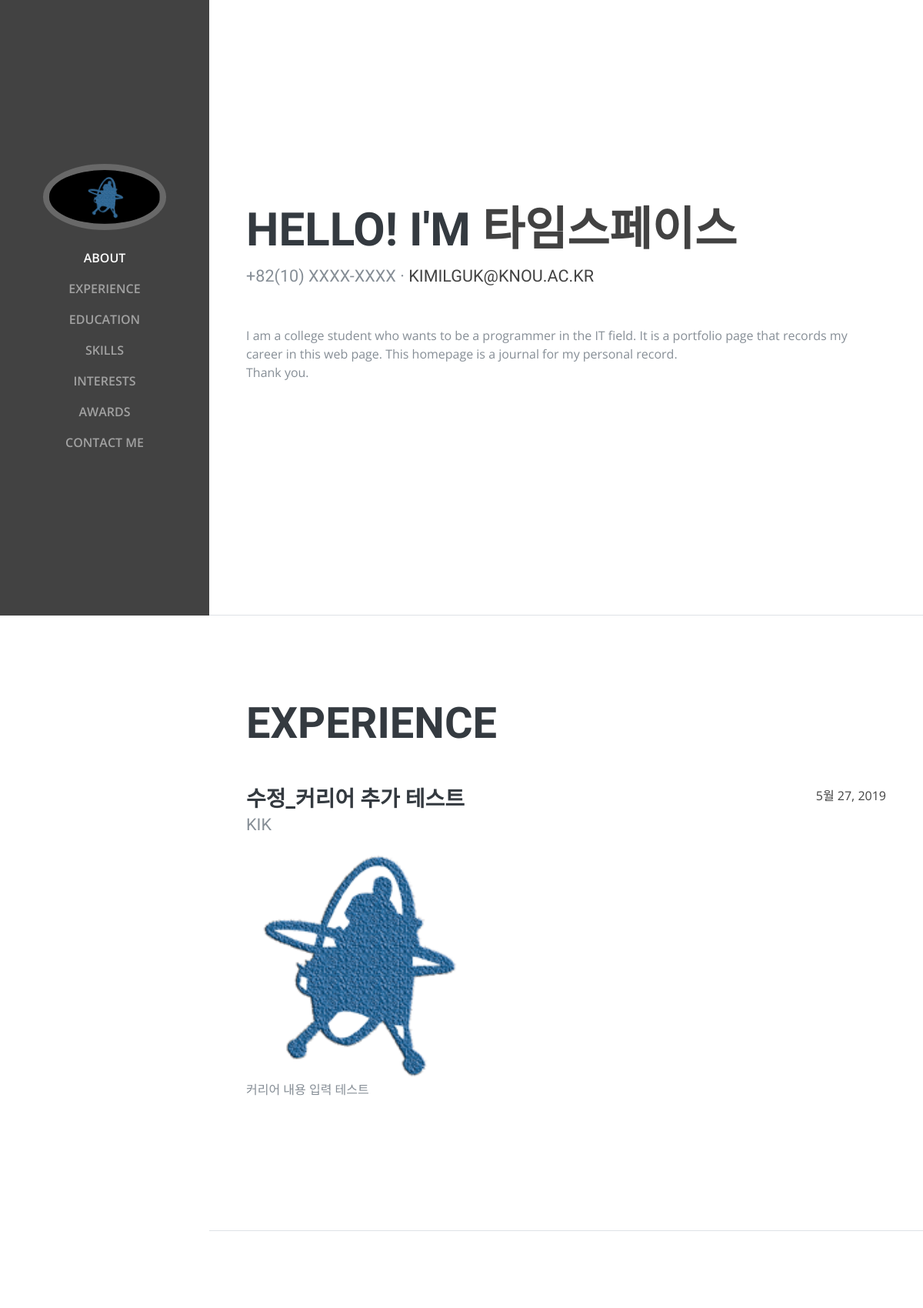
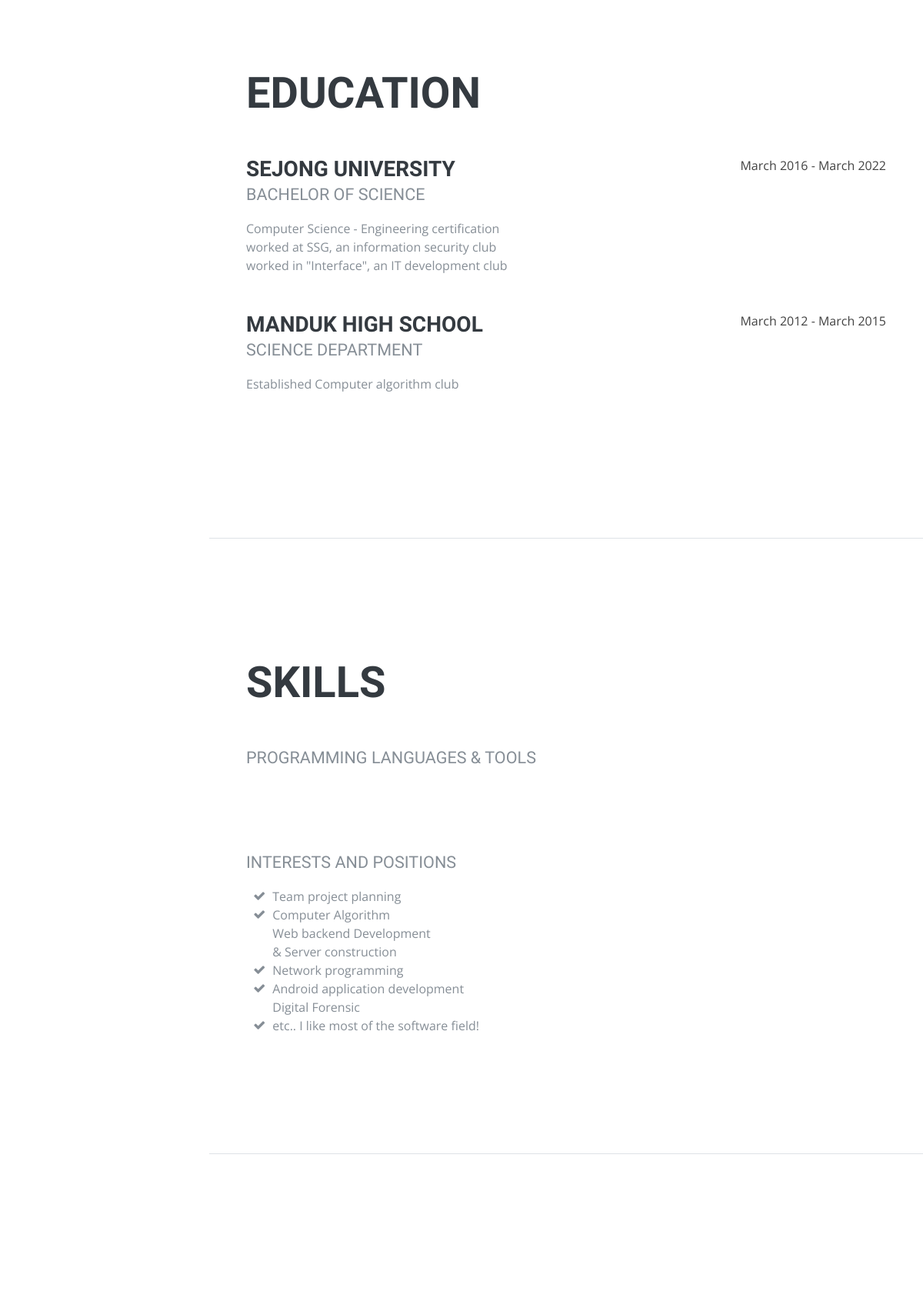
The page / (upper part) on the database its author committed (2 pictures, top to bottom).
### kik_profile/models.py (models this page shows, shortened)
class Career(models.Model):
    id = models.AutoField(primary_key=True)
    title = models.CharField(max_length=50)
    img = models.ImageField(upload_to='images')
    post = models.CharField(max_length=500)
    career_date = models.DateField('Career_Date')
    pub_date = models.DateTimeField('date published')

### kik_profile/views.py (the view)
# urls.py: path('', views.index, name='index'),
def index(request):
	try:
		content_list = Career.objects.order_by('-career_date')[:5]
		award_list =Award.objects.order_by('-award_date')[:5]
	except Career.DoesNotExist:
		raise Http404('No Content')
	return render(request,'kik_profile/index.html',\
							{'content_list':content_list,'award_list':award_list})

### kik_profile/templates/kik_profile/index.html (shortened to what this page needs)
{% load static %}
<!DOCTYPE html>
<html lang="en">
  <head>
    <link href="{%static 'vendor/bootstrap/css/bootstrap.min.css'%}" rel="stylesheet">
    <link href="{%static 'vendor/font-awesome/css/font-awesome.min.css'%}" rel="stylesheet">
    <link href="{%static 'vendor/devicons/css/devicons.min.css'%}" rel="stylesheet">
    <link href="{%static 'vendor/simple-line-icons/css/simple-line-icons.css'%}" rel="stylesheet">
    <link href="{%static 'css/resume.css'%}" rel="stylesheet">
  </head>
  <body id="page-top">
    <nav class="navbar navbar-expand-lg navbar-dark bg-primary fixed-top" id="sideNav">
      <a class="navbar-brand js-scroll-trigger" href="#page-top">
        <span class="d-none d-lg-block">
          <img class="img-fluid img-profile rounded-circle mx-auto mb-2" src="{%static 'img/profile.png'%}" alt="">
        </span>
      </a>
      <div class="collapse navbar-collapse" id="navbarSupportedContent">
        <ul class="navbar-nav">
          <li class="nav-item">
            <a class="nav-link js-scroll-trigger" href="#about">About</a>
          </li>
          <li class="nav-item">
            <a class="nav-link js-scroll-trigger" href="#experience">Experience</a>
          </li>
          <li class="nav-item">
            <a class="nav-link js-scroll-trigger" href="#education">Education</a>
          </li>
          <li class="nav-item">
            <a class="nav-link js-scroll-trigger" href="#skills">Skills</a>
          </li>
          <li class="nav-item">
            <a class="nav-link js-scroll-trigger" href="#interests">Interests</a>
          </li>
          <li class="nav-item">
            <a class="nav-link js-scroll-trigger" href="#awards">Awards</a>
          </li>
          <li class="nav-item">
            <a class="nav-link js-scroll-trigger" href="#contact_me">Contact Me</a>
          </li>
        </ul>
      </div>
    </nav>
    <div class="container-fluid p-0">
      <section class="resume-section p-3 p-lg-5 d-flex d-column" id="about">
        <div class="my-auto">
          <h1 class="mb-0" style="font-size:60px;">Hello! I'M
            <span class="text-primary">타임스페이스</span>
          </h1>
          <div class="subheading mb-5"> +82(10) XXXX-XXXX ·
            <a href="mailto:kimilguk@knou.ac.kr">kimilguk@knou.ac.kr</a>
          </div>
          <p class="mb-5">I am a college student who wants to be a programmer in the IT field. It is a portfolio page that records my career in this web page. This homepage is a journal for my personal record.<br>Thank you.</p>
        </div>
      </section>
      <section class="resume-section p-3 p-lg-5 d-flex flex-column" id="experience">
        <div class="my-auto">
          <h2 class="mb-5">Experience</h2>
        {% if content_list %}
        {% for c in content_list %}
          <div class="resume-item d-flex flex-column flex-md-row mb-5">
            <div class="resume-content mr-auto">
              <h3 class="mb-0">{{c.title}}</h3>
              <div class="subheading mb-3">KIK</div>
              <img src= "{{c.img.url}}" width=300 style="border-radius:20px;">
              <p>{{c.post}}</p>
            </div>
            <div class="resume-date text-md-right">
              <span class="text-primary">{{c.career_date}}</span>
            </div>
          </div>
        {% endfor %}
        {% else %}
        <h3 class="mb-0">No post are available.</h3>
        {% endif %}
        </div>
      </section>
      <section class="resume-section p-3 p-lg-5 d-flex flex-column" id="education">
        <div class="my-auto">
          <h2 class="mb-5">Education</h2>
          <div class="resume-item d-flex flex-column flex-md-row mb-5">
            <div class="resume-content mr-auto">
              <h3 class="mb-0">Sejong University</h3>
              <div class="subheading mb-3">Bachelor of Science</div>
              <div>Computer Science - Engineering certification</div>
              <div>worked at SSG, an information security club</div>
              <div> worked in "Interface", an IT development club</div>
            </div>
            <div class="resume-date text-md-right">
              <span class="text-primary">March 2016 - March 2022</span>
            </div>
          </div>
          <div class="resume-item d-flex flex-column flex-md-row">
            <div class="resume-content mr-auto">
              <h3 class="mb-0">Manduk High School</h3>
              <div class="subheading mb-3">science department</div>
              <div>Established Computer algorithm club</div>
            </div>
            <div class="resume-date text-md-right">
              <span class="text-primary">March 2012 - March 2015</span>
            </div>
          </div>
        </div>
      </section>
      <section class="resume-section p-3 p-lg-5 d-flex flex-column" id="skills">
        <div class="my-auto">
          <h2 class="mb-5">Skills</h2>
          <div class="subheading mb-3">Programming Languages &amp; Tools</div>
          <ul class="list-inline list-icons">
              <link rel="stylesheet" href="https://cdn.rawgit.com/konpa/devicon/df6431e323547add1b4cf45992913f15286456d3/devicon.min.css">
             <link rel="stylesheet" href="https://cdn.rawgit.com/konpa/devicon/df6431e323547add1b4cf45992913f15286456d3/devicon.min.css">
             <link rel="stylesheet" href="https://cdn.rawgit.com/konpa/devicon/df6431e323547add1b4cf45992913f15286456d3/devicon.min.css">
              <link rel="stylesheet" href="https://cdn.rawgit.com/konpa/devicon/df6431e323547add1b4cf45992913f15286456d3/devicon.min.css">
            <link rel="stylesheet" href="https://cdn.rawgit.com/konpa/devicon/df6431e323547add1b4cf45992913f15286456d3/devicon.min.css">
             <link rel="stylesheet" href="https://cdn.rawgit.com/konpa/devicon/df6431e323547add1b4cf45992913f15286456d3/devicon.min.css">
              <link rel="stylesheet" href="https://cdn.rawgit.com/konpa/devicon/df6431e323547add1b4cf45992913f15286456d3/devicon.min.css">
             <link rel="stylesheet" href="https://cdn.rawgit.com/konpa/devicon/df6431e323547add1b4cf45992913f15286456d3/devicon.min.css">
             <link rel="stylesheet" href="https://cdn.rawgit.com/konpa/devicon/df6431e323547add1b4cf45992913f15286456d3/devicon.min.css">
              <link rel="stylesheet" href="https://cdn.rawgit.com/konpa/devicon/df6431e323547add1b4cf45992913f15286456d3/devicon.min.css">
            <link rel="stylesheet" href="https://cdn.rawgit.com/konpa/devicon/df6431e323547add1b4cf45992913f15286456d3/devicon.min.css">
          </ul>
          <div class="subheading mb-3">Interests and positions</div>
          <ul class="fa-ul mb-0">
            <li>
              <i class="fa-li fa fa-check"></i>
                Team project planning</li>
            <li>
              <i class="fa-li fa fa-check"></i>
                Computer Algorithm</li>
              Web backend Development <br>&amp; Server construction</li>
              <li>
              <i class="fa-li fa fa-check"></i>
                Network programming</li>
                <li>
              <i class="fa-li fa fa-check"></i>
                Android application development</li>
              Digital Forensic</li>
            <li>
              <i class="fa-li fa fa-check"></i>
               etc.. I like most of the software field!</li>
          </ul>
        </div>
      </section>
      <section class="resume-section p-3 p-lg-5 d-flex flex-column" id="interests">
      </section>
    </div>
  </body>
</html>

### static/css/resume.css (style rules this page uses)
body { font-family: 'Open Sans', serif; padding-top: 54px; color: #868e96; }
@media (min-width: 992px) { body { padding-top: 0; padding-left: 17rem; } }
h1, h2, h3, h4, h5, h6 { font-family: 'Saira Extra Condensed', serif; font-weight: 700; text-transform: uppercase; color: #343a40; }
h1 { font-size: 6rem; line-height: 5.5rem; }
h2 { font-size: 3.5rem; }
.subheading { text-transform: uppercase; font-weight: 500; font-family: 'Saira Extra Condensed', serif; font-size: 1.35rem; }
.list-icons { font-size: 3rem; }
#sideNav .navbar-nav .nav-item .nav-link { font-weight: 600; text-transform: uppercase; }
@media (min-width: 992px) { #sideNav { text-align: center; position: fixed; top: 0; left: 0; display: flex; flex-direction: column; width: 17rem; height: 100vh; } }
@media (min-width: 992px) { #sideNav .navbar-brand { display: flex; margin: auto auto 0; padding: 0.5rem; } }
@media (min-width: 992px) { #sideNav .navbar-brand .img-profile { max-width: 10rem; max-height: 10rem; border: 0.5rem solid rgba(255, 255, 255, 0.2); } }
@media (min-width: 992px) { #sideNav .navbar-collapse { display: flex; align-items: flex-start; flex-grow: 0; width: 100%; margin-bottom: auto; } }
@media (min-width: 992px) { #sideNav .navbar-collapse .navbar-nav { flex-direction: column; width: 100%; } }
@media (min-width: 992px) { #sideNav .navbar-collapse .navbar-nav .nav-item { display: block; } }
@media (min-width: 992px) { #sideNav .navbar-collapse .navbar-nav .nav-item .nav-link { display: block; } }
section.resume-section { border-bottom: 1px solid #dee2e6; padding-top: 5rem !important; padding-bottom: 5rem !important; }
section.resume-section .resume-item .resume-date { min-width: none; }
@media (min-width: 768px) { section.resume-section { min-height: 100vh; } }
@media (min-width: 768px) { section.resume-section .resume-item .resume-date { min-width: 18rem; } }
@media (min-width: 992px) { section.resume-section { padding-top: 3rem !important; padding-bottom: 3rem !important; } }
.bg-primary { background-color: #424242 !important; }
.text-primary { color: #424242 !important; }
a { color: #424242; }

### rows shown on the page
Career: title "수정_커리어 추가 테스트", img (picture), post "커리어 내용 입력 테스트", career_date "5월 27, 2019"
